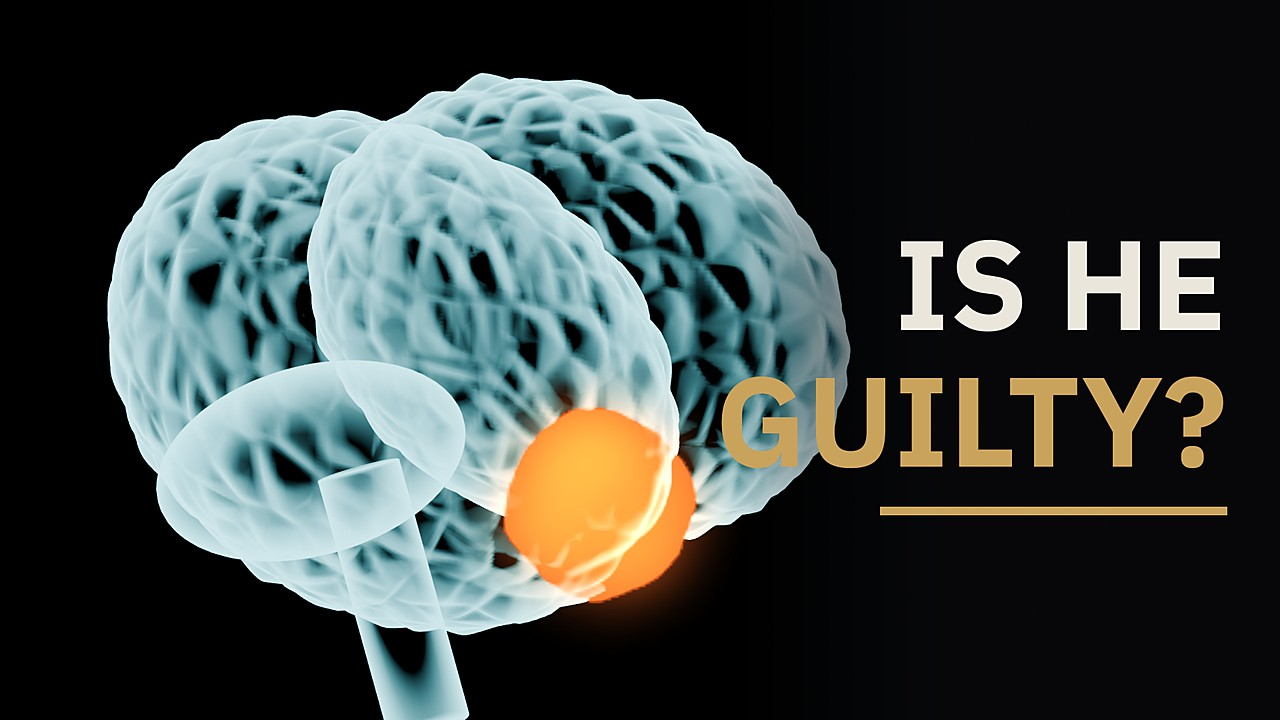
#> input picture weight-of-evidence/deliverables/thumb_a.jpg, 1280 x 720 px; its folder holds only this picture in this run
$ python -i footage.py   (imports and definitions only)
#> lines starting #> are read from the running program, lines starting #| are printed output that depends on the picture
#> further down, picture is the input picture: PIL image 1280x720 RGB; mean R, G, B 60.5, 68.4, 65.7
"""Footage for every episode: B-roll sequences cut to the narration (our Blender clips first,
Higgsfield clips where only a real-world place will do), and the existing graphics (cards, rows,
numbers) composited over moving, darkened footage instead of black.

    broll(prod, [("clip_a", 4.5), ("clip_b", 5.0, 2.0), "clip_c"])  # (name, secs[, start]); last takes the rest
    over(broll(prod, [...], stamp=False), graphic_fn)            # a graphic over darkened footage

Clips live in <prod>/anim/<name>.mp4. The honesty tag follows the clip on screen (FORMAT.md §2):
generated clips (ai_*) say ILLUSTRATIVE · AI-GENERATED, Blender clips say RECONSTRUCTION, the
Scale carries none; pass tags={name: label} for anything more specific. Generated clips show a
place or an object, never a person involved in the case, and are never passed off as archival.
"""

from PIL import Image, ImageFilter

import edit as E
import gfx as G

TAG = "ILLUSTRATIVE · AI-GENERATED"


def is_generated(name):
    return name.startswith("ai_")


# [4 lines left out: function default_tag, not called in this run]


def _grade(img, k=1.0):
    """The channel look on footage: slightly crushed, cooled, desaturated."""
#> called with k = 1
    gray = img.convert("L").convert("RGB")
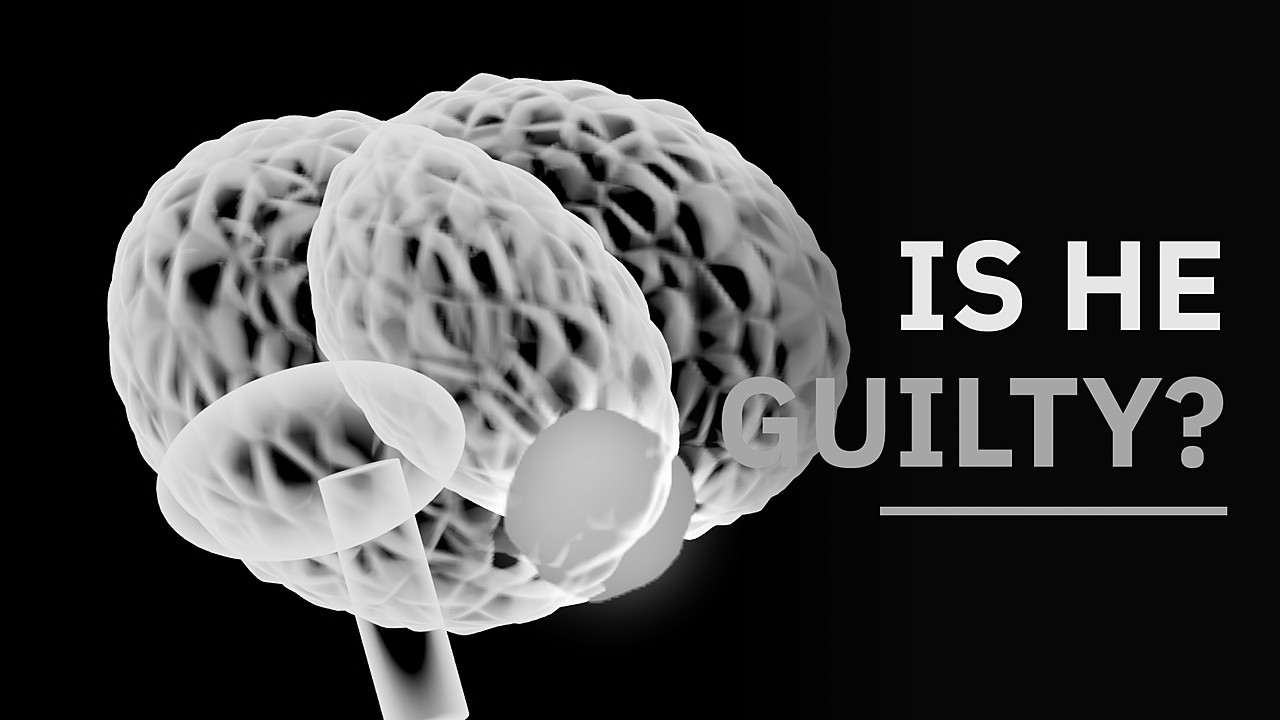
#> gray: PIL image 1280x720 RGB; min 0, max 255, mean 65.7
    img = Image.blend(img, gray, 0.22)
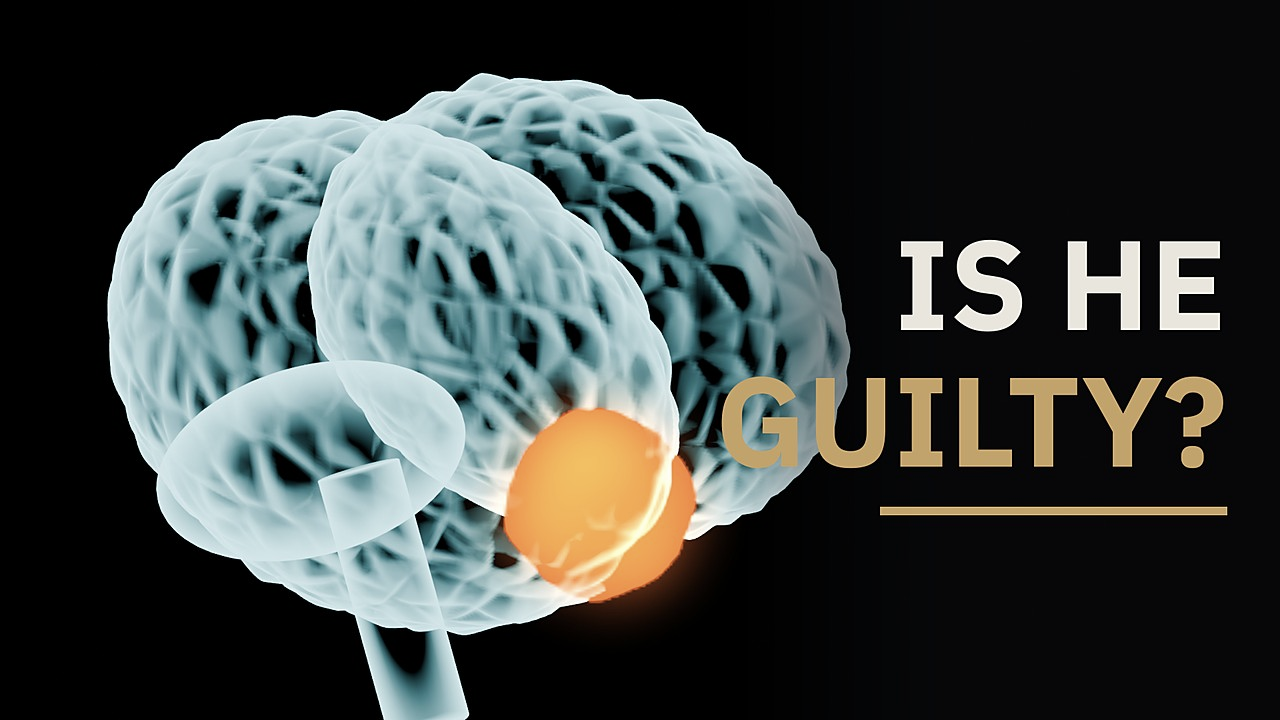
#> img: PIL image 1280x720 RGB; mean R, G, B 61.4, 67.6, 65.3
    r, g, b = img.split()
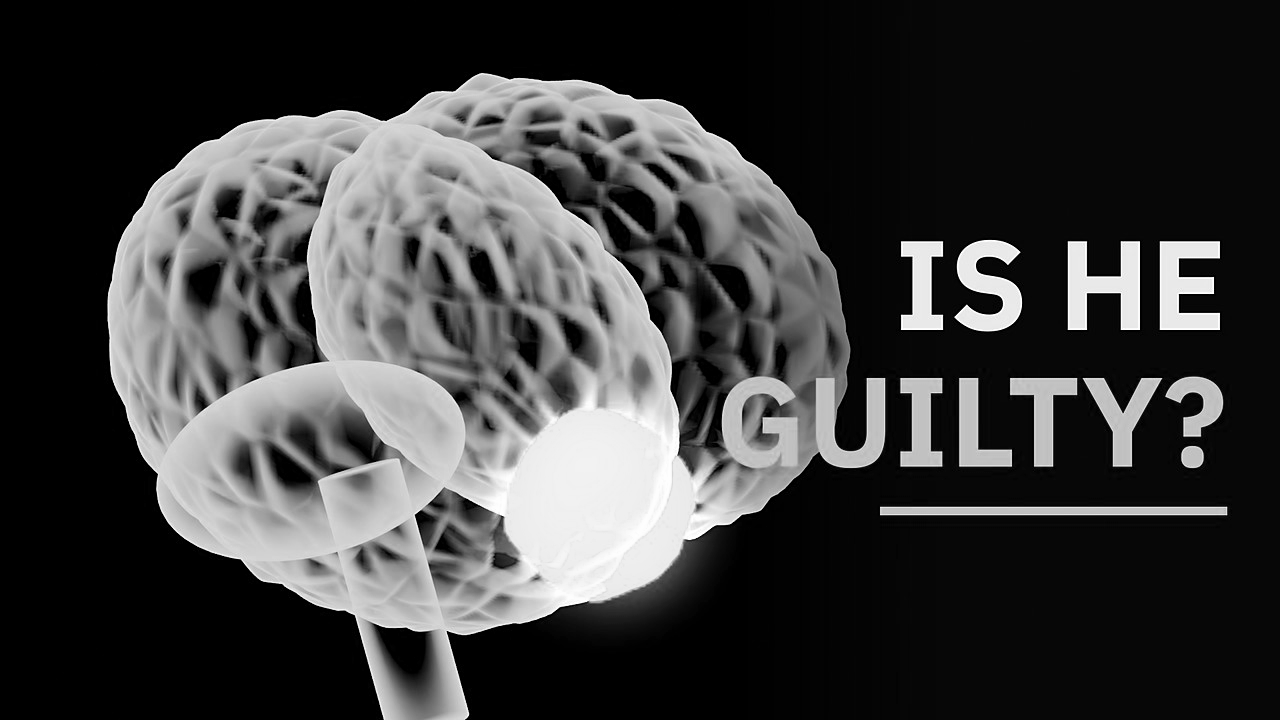
#> r: PIL image 1280x720 L; min 0, max 255, mean 61.4
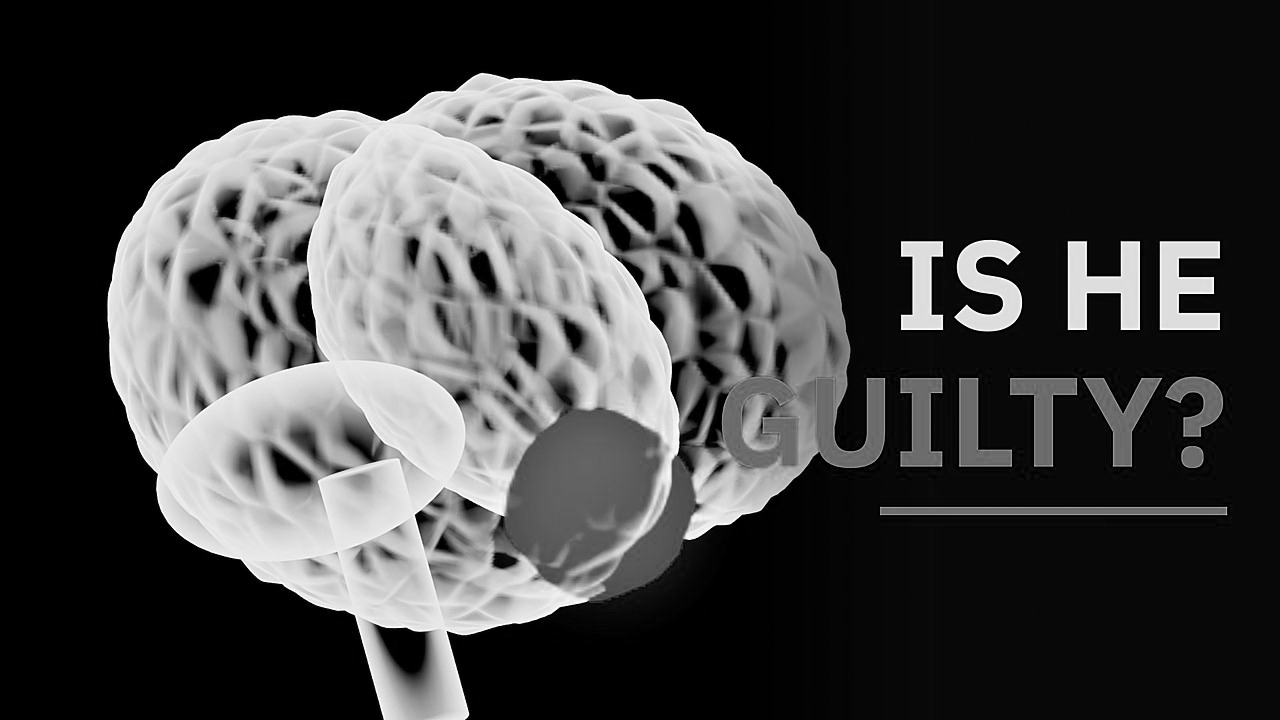
#> b: PIL image 1280x720 L; min 0, max 255, mean 65.3
    b = b.point(lambda v: min(255, int(v * 1.04 + 3)))
    r = r.point(lambda v: int(v * 0.97))
    img = Image.merge("RGB", (r, g, b))
    return img.point(lambda v: int(max(0, v - 6) * 1.04 * k))


# [64 lines left out: functions clip_frame, broll, not called in this run]


_CLIPS = {}


# [39 lines left out: functions _cached, over, delay, not called in this run]


# ---------------------------------------------------------------- 9:16 (Shorts)

VW, VH = 1080, 1920


# [25 lines left out: functions to_vertical, over_v, not called in this run]

>>> from PIL import Image
>>> picture = Image.open('../deliverables/thumb_a.jpg')
>>> result = _grade(picture)

$ run again, on weight-of-evidence/deliverables/thumb_b.jpg
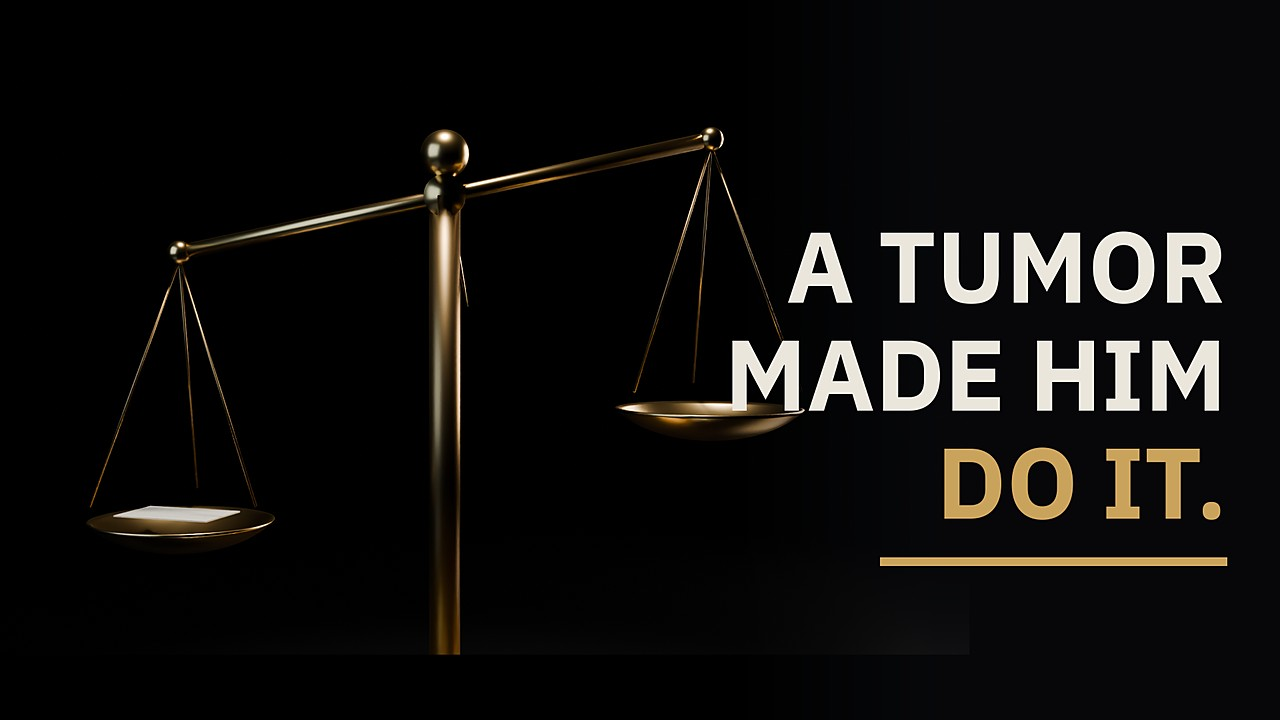
#> input picture weight-of-evidence/deliverables/thumb_b.jpg, 1280 x 720 px
#> picture is the input picture: PIL image 1280x720 RGB; mean R, G, B 16.3, 15.1, 13.7
#> in _grade, `gray = img.convert("L").convert("RGB")`:
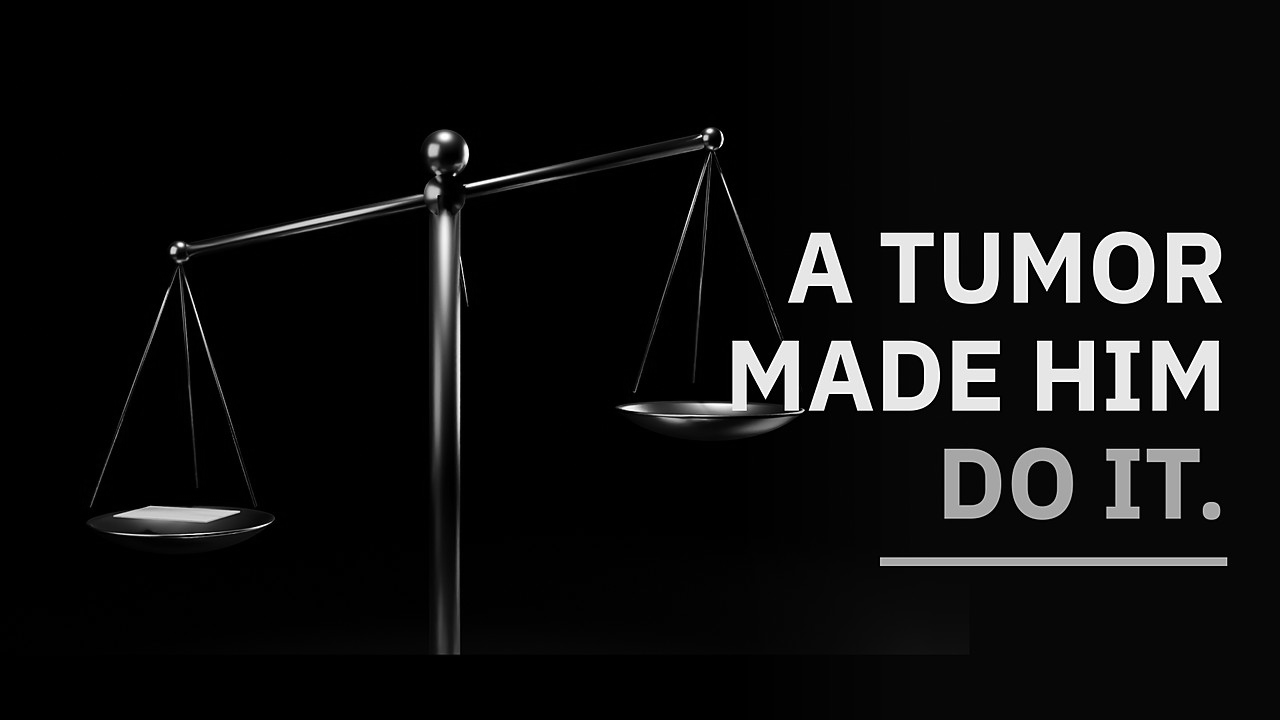
#> gray: PIL image 1280x720 RGB; min 0, max 255, mean 15.2
#> in _grade, `r, g, b = img.split()`:
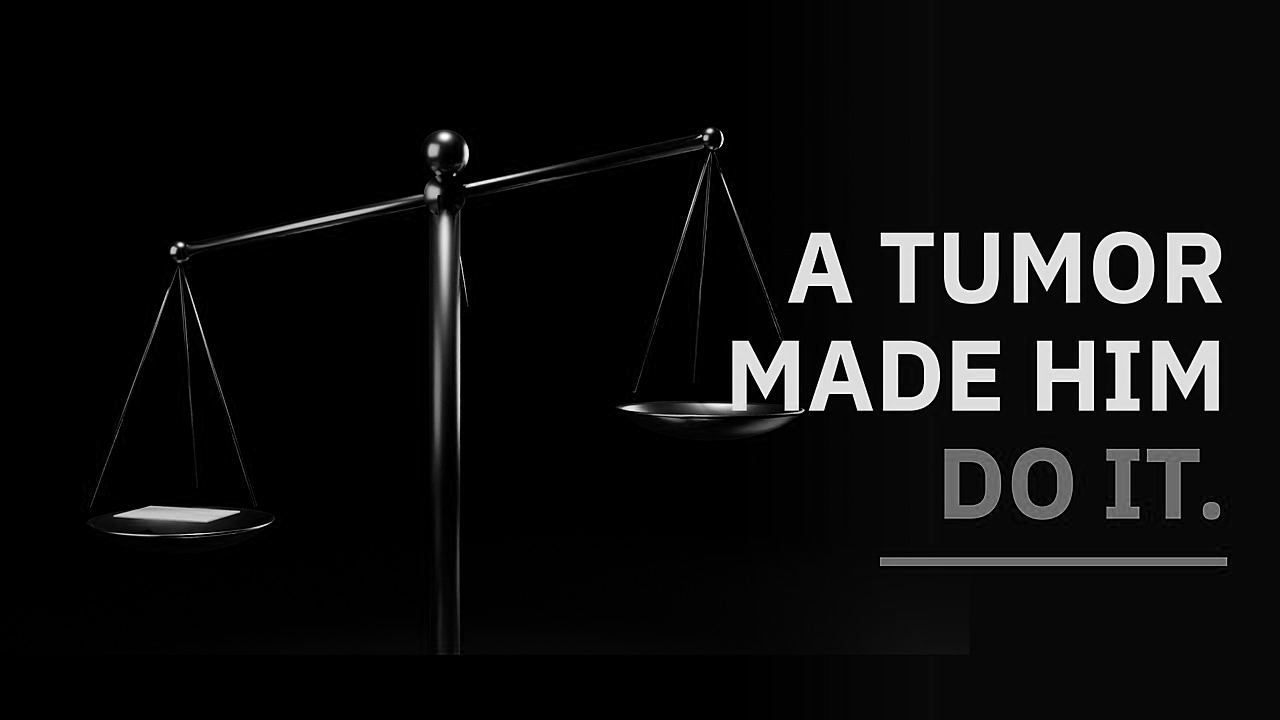
#> b: PIL image 1280x720 L; min 0, max 255, mean 13.8
